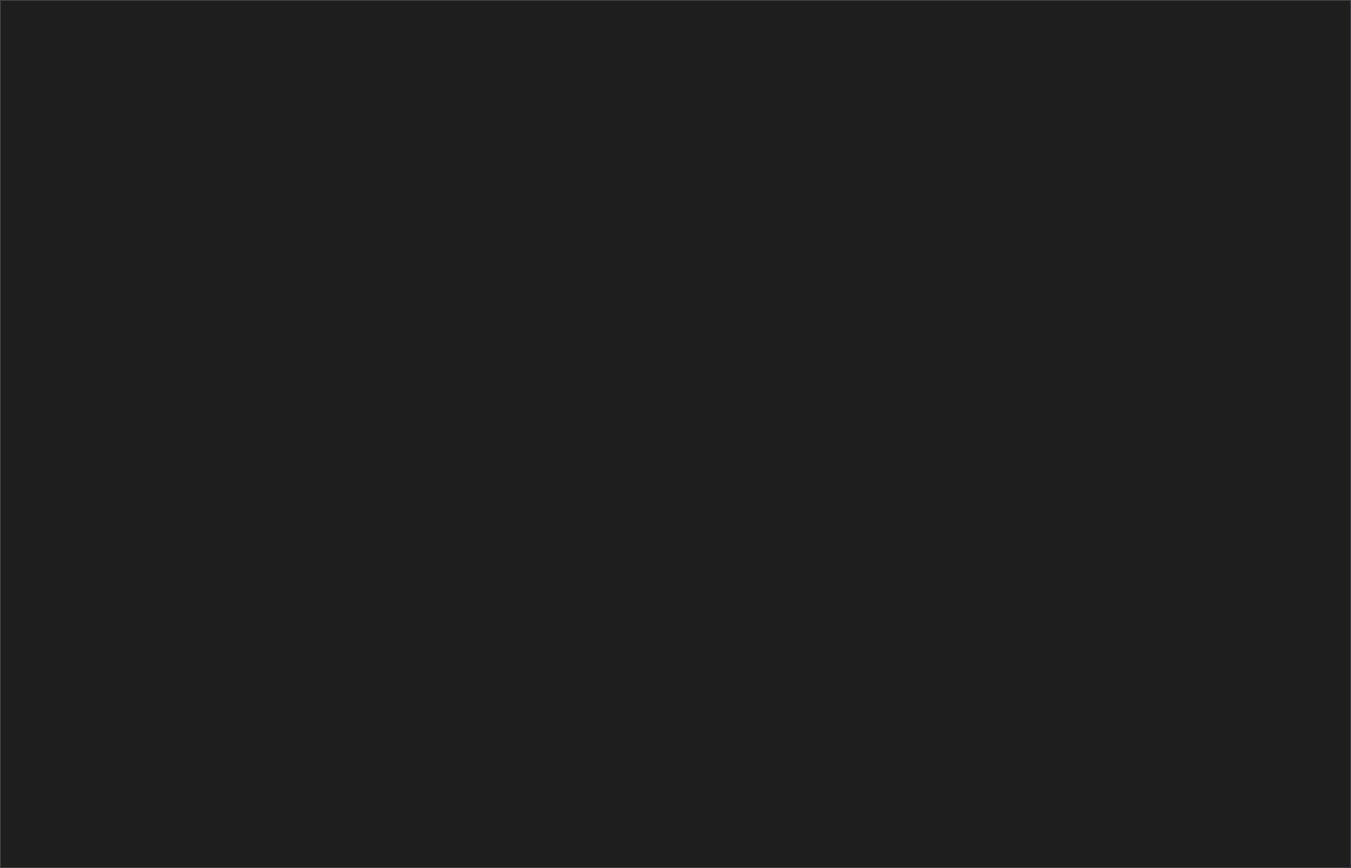
<?xml version="1.0" encoding="UTF-8"?>
<ui version="4.0">
 <class>PhotometryImportDialog</class>
 <widget class="QDialog" name="PhotometryImportDialog">
  <property name="geometry">
   <rect>
    <x>0</x>
    <y>0</y>
    <width>1400</width>
    <height>900</height>
   </rect>
  </property>
  <property name="minimumSize">
   <size>
    <width>1200</width>
    <height>800</height>
   </size>
  </property>
  <property name="windowTitle">
   <string>Import Photometry Data</string>
  </property>
  <property name="styleSheet">
   <string notr="true">/* VS Code Dark+ Theme */
QDialog {
    background-color: #1e1e1e;
    color: #d4d4d4;
}

QTabWidget::pane {
    border: 1px solid #3e3e42;
    background-color: #1e1e1e;
}

QTabBar::tab {
    background-color: #2d2d30;
    color: #cccccc;
    border: 1px solid #3e3e42;
    padding: 8px 20px;
    margin-right: 2px;
    font-weight: bold;
}

QTabBar::tab:selected {
    background-color: #094771;
    color: #ffffff;
}

QTabBar::tab:hover:!selected {
    background-color: #3e3e42;
}

QPushButton {
    background-color: #2d2d30;
    color: #cccccc;
    border: 1px solid #3e3e42;
    padding: 6px 12px;
    border-radius: 3px;
}

QPushButton:hover {
    background-color: #3e3e42;
}

QPushButton:pressed {
    background-color: #094771;
}

QPushButton#btn_cancel {
    background-color: #3e3e42;
}

QLabel {
    color: #d4d4d4;
}

QGroupBox {
    border: 1px solid #3e3e42;
    border-radius: 5px;
    margin-top: 10px;
    padding-top: 10px;
    color: #d4d4d4;
    font-weight: bold;
}

QGroupBox::title {
    subcontrol-origin: margin;
    subcontrol-position: top left;
    padding: 0 5px;
}

QLineEdit {
    background-color: #1e1e1e;
    color: #d4d4d4;
    border: 1px solid #3e3e42;
    border-radius: 3px;
    padding: 4px;
}

QComboBox {
    background-color: #2d2d30;
    color: #d4d4d4;
    border: 1px solid #3e3e42;
    border-radius: 3px;
    padding: 4px;
}

QSpinBox, QDoubleSpinBox {
    background-color: #1e1e1e;
    color: #d4d4d4;
    border: 1px solid #3e3e42;
    border-radius: 3px;
    padding: 4px;
}

QCheckBox {
    color: #d4d4d4;
}

QTableWidget {
    background-color: #1e1e1e;
    color: #d4d4d4;
    border: 1px solid #3e3e42;
    gridline-color: #3e3e42;
}

QTableWidget::item {
    padding: 4px;
}

QHeaderView::section {
    background-color: #2d2d30;
    color: #d4d4d4;
    border: 1px solid #3e3e42;
    padding: 4px;
}

QScrollArea {
    border: none;
    background-color: #1e1e1e;
}

QSplitter::handle {
    background-color: #3e3e42;
}

QSplitter::handle:hover {
    background-color: #0e639c;
}
</string>
  </property>
  <layout class="QVBoxLayout" name="main_layout">
   <property name="spacing">
    <number>0</number>
   </property>
   <property name="leftMargin">
    <number>0</number>
   </property>
   <property name="topMargin">
    <number>0</number>
   </property>
   <property name="rightMargin">
    <number>0</number>
   </property>
   <property name="bottomMargin">
    <number>0</number>
   </property>
   <item>
    <widget class="QTabWidget" name="tab_widget">
     <property name="currentIndex">
      <number>0</number>
     </property>
     <!-- Tabs are added programmatically -->
    </widget>
   </item>
  </layout>
 </widget>
 <resources/>
 <connections/>
</ui>
